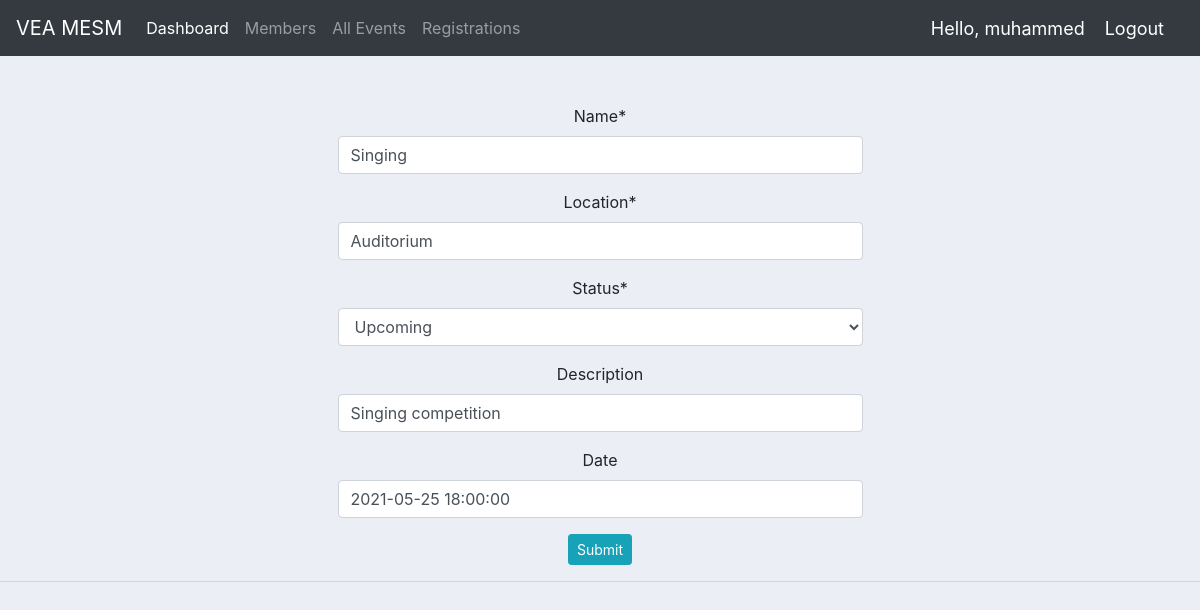
The page /update_event/3/ (signed in) on the database its author committed.
### accounts/models.py (models this page shows, shortened)
class Event(models.Model):
    STATUS = (
        ('Ongoing', 'Ongoing'),
        ('Completed', 'Completed'),
        ('Upcoming', 'Upcoming'),
    )
    name = models.CharField(max_length=200, null=True)
    location = models.CharField(max_length=200, null=True)
    status = models.CharField(max_length=200, null=True, choices=STATUS)
    description = models.CharField(max_length=200, null=True, blank=True)
    date = models.DateTimeField(blank=True, null=True)

### accounts/decorators.py (the view)
        def wrapper_func(request, *args, **kwargs):
            group = None
            if request.user.groups.exists():
                group = request.user.groups.all()[0].name
            if group in allowed_roles:
                return view_func(request, *args, **kwargs)
            else:
                return HttpResponse('You are not authorized to view this page')

### accounts/forms.py
class EventForm(ModelForm):
    class Meta:
        model = Event
        fields = '__all__'

### accounts/views.py (called while the page is built)
@login_required(login_url='login')
@allowed_users(allowed_roles=['admin'])
def updateEvent(request, pk):
    event = Event.objects.get(id=pk)
    form = EventForm(instance=event)
    if request.method == 'POST':
        form = EventForm(request.POST, instance=event)
        if form.is_valid():
            form.save()
            return redirect('/')
    context = {'form': form}
    return render(request, 'accounts/event_form.html', context)

### accounts/templates/accounts/event_form.html (shortened to what this page needs)
{%  extends 'accounts/main.html' %}
{% load crispy_forms_filters %}
{% load static %}
{% block content %}
    <div class="container" align="center">
        <div class="row-md">
            <div class="col-md-6">
				<br>
				<br>
			<form action="" method="POST">
				{{form|crispy}}
				<input class="btn btn-sm btn-info" type="submit" name="Submit">
			</form>
		</div>
	</div>
</div>
{% endblock %}

### accounts/templates/accounts/navbar.html (shortened to what this page needs)
{% load static %}
<nav class="navbar navbar-expand-lg navbar-dark bg-dark">
  <a class="navbar-brand" href="{% url 'home' %}">VEA MESM</a>
  <div class="collapse navbar-collapse" id="navbarNav">
    <ul class="navbar-nav">
      {% if request.user.is_staff %}
      <li class="nav-item active">
        <a class="nav-link" href="{% url 'home' %}">Dashboard</a>
      </li>
      <li class="nav-item">
        <a class="nav-link" href="{% url 'participants' %}">Members</a>
      </li>
      <li class="nav-item">
        <a class="nav-link" href="{% url 'events' %}">All Events</a>
      </li>
      <li class="nav-item">
        <a class="nav-link" href="{% url 'event_member' %}">Registrations</a>
      </li>
      {% endif %}
    </ul>
  </div>
  <span class="hello-msg">Hello, {{request.user}}</span>
  <span ><a  class="hello-msg" href="{% url 'logout' %}">Logout</a></span>
</nav>

### static/css/main.css (style rules this page uses)
body { background-color: #ebeff5; }

### accounts/templates/accounts/navbar.html (style rules this page uses)
.hello-msg { font-size: 18px; color: #fff; margin-right: 20px; }

### rows shown on the page
Event: name "Singing", location "Auditorium", status "Upcoming", description "Singing competition", date "2021-05-25 18:00:00"

### other values the page prints
{{ request.user }} "muhammed"
